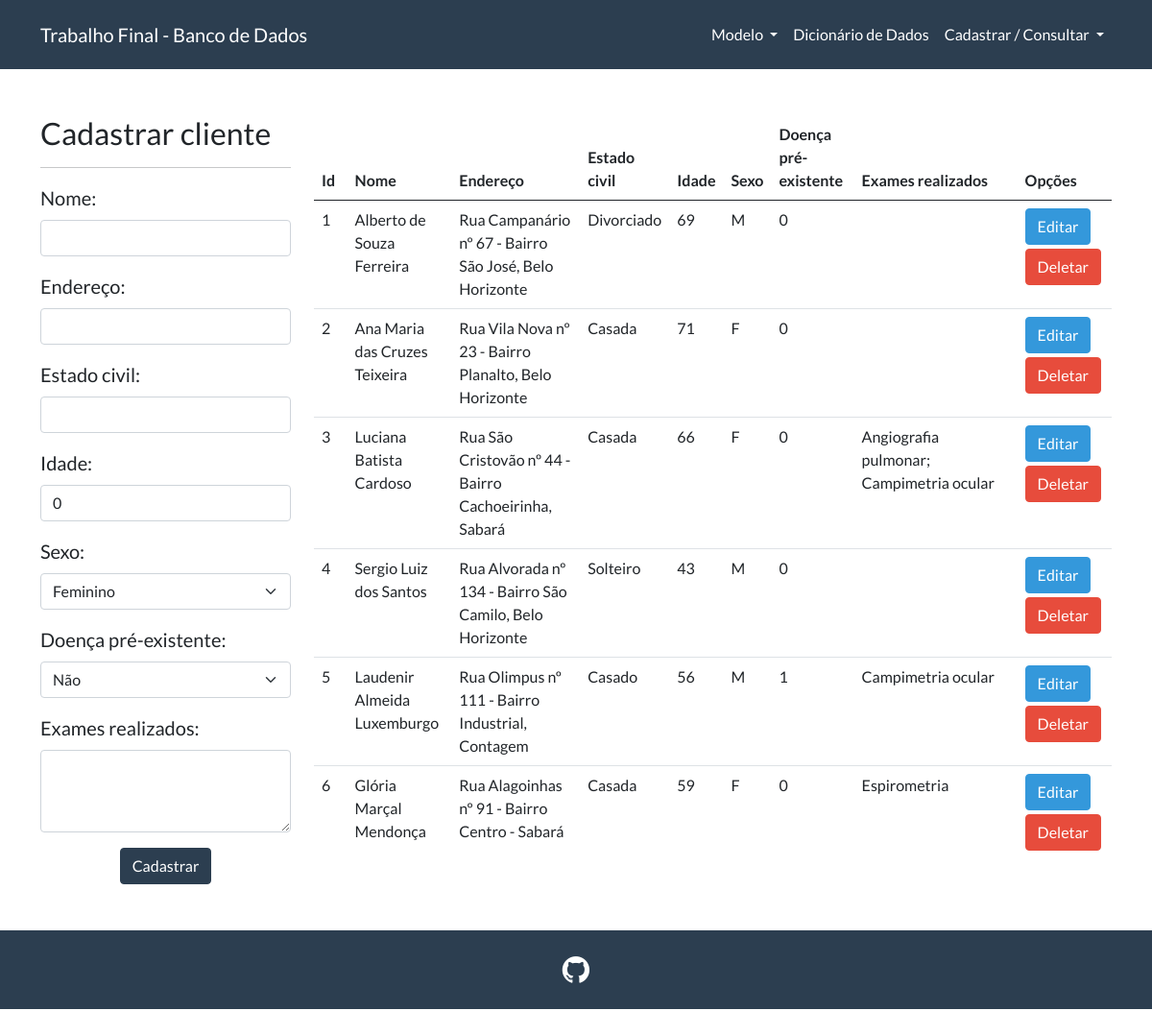
The app's page /cliente.php with its own data.
### tables this page shows
CREATE TABLE IF NOT EXISTS `Cliente` (
  `cod_cliente` INT NOT NULL AUTO_INCREMENT,
  `nome` VARCHAR(120) NOT NULL,
  `endereco` VARCHAR(120) NOT NULL,
  `estado_civil` VARCHAR(45) NOT NULL,
  `idade` INT NOT NULL,
  `sexo` CHAR(1) NOT NULL,
  `doenca_pre_existente` TINYINT(1) NOT NULL,
  `exames_realizados` TEXT NULL,
  PRIMARY KEY (`cod_cliente`));

### processa-dados-cliente.php (called while the page is built, shortened)
<?php
$nome = '';
$endereco = '';
$estadoCivil = '';
$idade = 0;
$sexo = '';
$doencaPreExistente = '';
$update = false;

### cliente.php (the view, shortened to what this page needs)
<!DOCTYPE html>
<html lang="pt-br">
<head>
  <link rel="stylesheet" href="assets/font-awesome-4.7.0/css/font-awesome.min.css">
  <link rel="stylesheet" href="assets/css/bootstrap.min.css">
  <link rel="stylesheet" href="assets/css/main.css">
</head>
<body>
  <?php require_once "processa-dados-cliente.php" ?>
  <div class="navbar navbar-expand-lg navbar-dark bg-primary">
    <div class="container">
      <a href="index.php" class="navbar-brand">Trabalho Final - Banco de Dados</a>
      <div class="collapse navbar-collapse" id="navbarResponsive">
      <ul class="navbar-nav ms-md-auto">
              <li class="nav-item dropdown">
                <a class="nav-link dropdown-toggle" data-bs-toggle="dropdown" href="#" id="download">Modelo <span class="caret"></span></a>
              </li>
              <li class="nav-item">
                <a class="nav-link" href="dicionario-de-dados.php">Dicionário de Dados</a>
              </li>
              <li class="nav-item dropdown">
                <a class="nav-link dropdown-toggle" data-bs-toggle="dropdown" href="#" id="download">Cadastrar / Consultar <span class="caret"></span></a>
              </li>
            </ul>
      </div>
    </div>
  </div>
  <div class="container mt-5 mb-5">
    <div class="row">
      <div class="col col-md-3">
        <h3>Cadastrar cliente</h3>
        <hr>
        <form action="processa-dados-cliente.php" method="POST">
          <div class="form-group">
            <label for="nomeCliente" class="form-label">Nome:</label>
            <input type="text" name="nome" class="form-control" maxlength="120" value="<?php echo $nome ?>">
          </div>
          <div class="form-group mt-3">
            <label for="enderecoCliente" class="form-label">Endereço:</label>
            <input type="text" name="endereco" class="form-control" maxlength="120" value="<?php echo $endereco ?>">
          </div>
          <div class="form-group mt-3">
            <label for="estadoCivilCliente" class="form-label">Estado civil:</label>
            <input type="text" name="estadoCivil" class="form-control" maxlength="45" value="<?php echo $estadoCivil ?>">
          </div>
          <div class="form-group mt-3">
            <label for="idadeCliente" class="form-label">Idade:</label>
            <input type="number" name="idade" class="form-control" value="<?php echo $idade ?>">
          </div>
          <div class="form-group mt-3">
            <label for="sexoCliente" class="form-label">Sexo:</label>
            <select class="form-select" id="selectSexoCliente" name="sexo">
              <option <?php if ($sexo == 'F') echo 'selected' ?>>Feminino</option>
            </select>
          </div>
          <div class="form-group mt-3">
            <label for="doencaPreExistenteCliente" class="form-label">Doença pré-existente:</label>
            <select class="form-select" id="selectDoencaPreExistenteCliente" name="doencaPreExistente">
              <option <?php if ($doencaPreExistente == '0') echo 'selected' ?>>Não</option>
            </select>
          </div>
          <div class="form-group">
            <label for="examesRealizadosCliente" class="form-label mt-3">Exames realizados:</label>
            <textarea class="form-control mb-3" id="textareaExamesRealizados" name="examesRealizados" rows="3"><?php echo $examesRealizados ?></textarea>
          </div>
          <?php
          if ($update === true) {
            echo "<div class='form-group text-center'>
                                    <input type='submit' name='editar' class='btn btn-info' value='Editar'>
                        </div>";
          } else {
            echo "<div class='form-group text-center mt-3'>
                            <input type='submit' name='cadastrar' class='btn btn-primary' value='Cadastrar'>
                        </div>";
          }
          ?>
        </form>
      </div>
      <div class="col col-md-9">
        <div class="scroll">
          <table class="table">
            <thead class="thead-light">
              <tr>
                <th scope="col">Id</th>
                <th scope="col">Nome</th>
                <th scope="col">Endereço</th>
                <th scope="col">Estado civil</th>
                <th scope="col">Idade</th>
                <th scope="col">Sexo</th>
                <th scope="col">Doença pré-existente</th>
                <th scope="col">Exames realizados</th>
                <th scope="col">Opções</th>
              </tr>
            </thead>
            <tbody>
              <?php
              $stmt = $conn->prepare("SELECT * FROM cliente");
              $stmt->execute();
              $results = $stmt->fetchAll(PDO::FETCH_ASSOC);
              foreach ($results as $row) {
                echo "<tr>";
                foreach ($row as $value) {
                  echo "<td>$value</td>";
                }
                echo "<td>
                                <a class='btn btn-info mb-1' href='?editar=$row[cod_cliente]'>Editar</a>
                                <a class='btn btn-danger' href='processa-dados-cliente.php?deletar=$row[cod_cliente]'>Deletar</a>
                            </td>
                        </tr>";
              }
              ?>
            </tbody>
          </table>
        </div>
      </div>
    </div>
  </div>
  <footer class="footer mt-auto py-3 bg-primary">
    <div class="container text-center">
      <span class="text-light"><a href="https://github.com/leolimaf/trabalho-final-de-banco-de-dados" target="_blank" style="color: #ffffff; font-size: 33px;"><i class="fa fa-github" aria-hidden="true"></i></a></span>
    </div>
  </footer>
</body>
</html>

### assets/css/main.css (style rules this page uses)
form { font-size: 20px; }
.scroll { overflow-y: scroll; max-height: 770px; }

### records on screen
cliente: cod_cliente "1", nome "Alberto de Souza Ferreira", endereco "Rua Campanário nº 67 - Bairro São José, Belo Horizonte", estado_civil "Divorciado", idade "69", sexo "M", doenca_pre_existente "0"
cliente: cod_cliente "2", nome "Ana Maria das Cruzes Teixeira", endereco "Rua Vila Nova nº 23 - Bairro Planalto, Belo Horizonte", estado_civil "Casada", idade "71", sexo "F", doenca_pre_existente "0"
cliente: cod_cliente "3", nome "Luciana Batista Cardoso", endereco "Rua São Cristovão nº 44 - Bairro Cachoeirinha, Sabará", estado_civil "Casada", idade "66", sexo "F", doenca_pre_existente "0", exames_realizados "Angiografia pulmonar; Campimetria ocular"
cliente: cod_cliente "4", nome "Sergio Luiz dos Santos", endereco "Rua Alvorada nº 134 - Bairro São Camilo, Belo Horizonte", estado_civil "Solteiro", idade "43", sexo "M", doenca_pre_existente "0"
cliente: cod_cliente "5", nome "Laudenir Almeida Luxemburgo", endereco "Rua Olimpus nº 111 - Bairro Industrial, Contagem", estado_civil "Casado", idade "56", sexo "M", doenca_pre_existente "1", exames_realizados "Campimetria ocular"
cliente: cod_cliente "6", nome "Glória Marçal Mendonça", endereco "Rua Alagoinhas nº 91 - Bairro Centro - Sabará", estado_civil "Casada", idade "59", sexo "F", doenca_pre_existente "0", exames_realizados "Espirometria"
